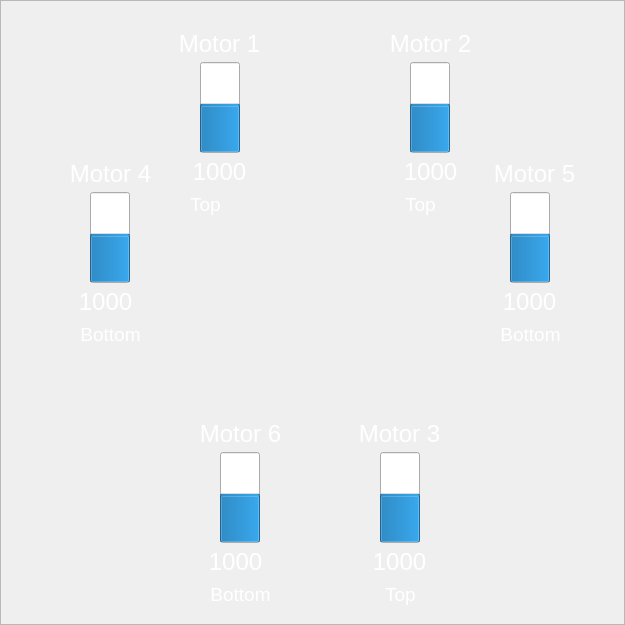
           <widget class="QFrame" name="Y6Frame">
            <property name="sizePolicy">
             <sizepolicy hsizetype="Fixed" vsizetype="Fixed">
              <horstretch>0</horstretch>
              <verstretch>0</verstretch>
             </sizepolicy>
            </property>
            <property name="minimumSize">
             <size>
              <width>625</width>
              <height>625</height>
             </size>
            </property>
            <property name="maximumSize">
             <size>
              <width>625</width>
              <height>625</height>
             </size>
            </property>
            <property name="frameShape">
             <enum>QFrame::StyledPanel</enum>
            </property>
            <property name="frameShadow">
             <enum>QFrame::Raised</enum>
            </property>
            <widget class="QFrame" name="Y63">
             <property name="geometry">
              <rect>
               <x>320</x>
               <y>410</y>
               <width>175</width>
               <height>175</height>
              </rect>
             </property>
             <property name="sizePolicy">
              <sizepolicy hsizetype="Fixed" vsizetype="Fixed">
               <horstretch>0</horstretch>
               <verstretch>0</verstretch>
              </sizepolicy>
             </property>
             <property name="minimumSize">
              <size>
               <width>175</width>
               <height>175</height>
              </size>
             </property>
             <property name="maximumSize">
              <size>
               <width>175</width>
               <height>175</height>
              </size>
             </property>
             <property name="styleSheet">
              <string notr="true">QFrame
{
   background-color: rgba(255, 255, 255, 0);
   border-image: url(:/images/resources/CW.png) 0 0 0 0 stretch stretch;
   border-width: 0px;
}</string>
             </property>
             <property name="frameShape">
              <enum>QFrame::StyledPanel</enum>
             </property>
             <property name="frameShadow">
              <enum>QFrame::Raised</enum>
             </property>
             <widget class="QLabel" name="Y63Value">
              <property name="geometry">
               <rect>
                <x>9</x>
                <y>137</y>
                <width>141</width>
                <height>29</height>
               </rect>
              </property>
              <property name="font">
               <font>
                <pointsize>18</pointsize>
               </font>
              </property>
              <property name="styleSheet">
               <string notr="true">color:white;
border-image:none;</string>
              </property>
              <property name="text">
               <string>1000</string>
              </property>
              <property name="alignment">
               <set>Qt::AlignCenter</set>
              </property>
             </widget>
             <widget class="QLabel" name="Y63Label">
              <property name="geometry">
               <rect>
                <x>9</x>
                <y>9</y>
                <width>141</width>
                <height>29</height>
               </rect>
              </property>
              <property name="font">
               <font>
                <pointsize>18</pointsize>
               </font>
              </property>
              <property name="styleSheet">
               <string notr="true">color:white;
border-image:none;</string>
              </property>
              <property name="text">
               <string>Motor 3</string>
              </property>
              <property name="alignment">
               <set>Qt::AlignCenter</set>
              </property>
             </widget>
             <widget class="QProgressBar" name="Y63Motor">
              <property name="geometry">
               <rect>
                <x>60</x>
                <y>42</y>
                <width>40</width>
                <height>91</height>
               </rect>
              </property>
              <property name="sizePolicy">
               <sizepolicy hsizetype="Fixed" vsizetype="Expanding">
                <horstretch>0</horstretch>
                <verstretch>0</verstretch>
               </sizepolicy>
              </property>
              <property name="minimumSize">
               <size>
                <width>40</width>
                <height>0</height>
               </size>
              </property>
              <property name="maximumSize">
               <size>
                <width>50</width>
                <height>16777215</height>
               </size>
              </property>
              <property name="minimum">
               <number>1000</number>
              </property>
              <property name="maximum">
               <number>2000</number>
              </property>
              <property name="value">
               <number>1500</number>
              </property>
              <property name="alignment">
               <set>Qt::AlignCenter</set>
              </property>
              <property name="textVisible">
               <bool>false</bool>
              </property>
              <property name="orientation">
               <enum>Qt::Vertical</enum>
              </property>
              <property name="invertedAppearance">
               <bool>false</bool>
              </property>
             </widget>
            </widget>
            <widget class="QFrame" name="Y61">
             <property name="geometry">
              <rect>
               <x>140</x>
               <y>20</y>
               <width>175</width>
               <height>175</height>
              </rect>
             </property>
             <property name="sizePolicy">
              <sizepolicy hsizetype="Fixed" vsizetype="Fixed">
               <horstretch>0</horstretch>
               <verstretch>0</verstretch>
              </sizepolicy>
             </property>
             <property name="minimumSize">
              <size>
               <width>175</width>
               <height>175</height>
              </size>
             </property>
             <property name="maximumSize">
              <size>
               <width>175</width>
               <height>175</height>
              </size>
             </property>
             <property name="styleSheet">
              <string notr="true">QFrame
{
   background-color: rgba(255, 255, 255, 0);
   border-image: url(:/images/resources/CW.png) 0 0 0 0 stretch stretch;
   border-width: 0px;
}</string>
             </property>
             <property name="frameShape">
              <enum>QFrame::StyledPanel</enum>
             </property>
             <property name="frameShadow">
              <enum>QFrame::Raised</enum>
             </property>
             <widget class="QLabel" name="Y61Label">
              <property name="geometry">
               <rect>
                <x>9</x>
                <y>9</y>
                <width>141</width>
                <height>29</height>
               </rect>
              </property>
              <property name="font">
               <font>
                <pointsize>18</pointsize>
               </font>
              </property>
              <property name="styleSheet">
               <string notr="true">color:white;
border-image:none;</string>
              </property>
              <property name="text">
               <string>Motor 1</string>
              </property>
              <property name="alignment">
               <set>Qt::AlignCenter</set>
              </property>
             </widget>
             <widget class="QLabel" name="Y61Value">
              <property name="geometry">
               <rect>
                <x>9</x>
                <y>137</y>
                <width>141</width>
                <height>29</height>
               </rect>
              </property>
              <property name="font">
               <font>
                <pointsize>18</pointsize>
               </font>
              </property>
              <property name="styleSheet">
               <string notr="true">color:white;
border-image:none;</string>
              </property>
              <property name="text">
               <string>1000</string>
              </property>
              <property name="alignment">
               <set>Qt::AlignCenter</set>
              </property>
             </widget>
             <widget class="QProgressBar" name="Y61Motor">
              <property name="geometry">
               <rect>
                <x>60</x>
                <y>42</y>
                <width>40</width>
                <height>91</height>
               </rect>
              </property>
              <property name="sizePolicy">
               <sizepolicy hsizetype="Fixed" vsizetype="Expanding">
                <horstretch>0</horstretch>
                <verstretch>0</verstretch>
               </sizepolicy>
              </property>
              <property name="minimumSize">
               <size>
                <width>40</width>
                <height>0</height>
               </size>
              </property>
              <property name="maximumSize">
               <size>
                <width>50</width>
                <height>16777215</height>
               </size>
              </property>
              <property name="minimum">
               <number>1000</number>
              </property>
              <property name="maximum">
               <number>2000</number>
              </property>
              <property name="value">
               <number>1500</number>
              </property>
              <property name="alignment">
               <set>Qt::AlignCenter</set>
              </property>
              <property name="textVisible">
               <bool>false</bool>
              </property>
              <property name="orientation">
               <enum>Qt::Vertical</enum>
              </property>
              <property name="invertedAppearance">
               <bool>false</bool>
              </property>
             </widget>
            </widget>
            <widget class="QFrame" name="Y66">
             <property name="geometry">
              <rect>
               <x>140</x>
               <y>410</y>
               <width>175</width>
               <height>175</height>
              </rect>
             </property>
             <property name="sizePolicy">
              <sizepolicy hsizetype="Fixed" vsizetype="Fixed">
               <horstretch>0</horstretch>
               <verstretch>0</verstretch>
              </sizepolicy>
             </property>
             <property name="minimumSize">
              <size>
               <width>175</width>
               <height>175</height>
              </size>
             </property>
             <property name="maximumSize">
              <size>
               <width>175</width>
               <height>175</height>
              </size>
             </property>
             <property name="styleSheet">
              <string notr="true">QFrame
{
   background-color: rgba(255, 255, 255, 0);
   border-image: url(:/images/resources/CCW.png) 0 0 0 0 stretch stretch;
   border-width: 0px;
}</string>
             </property>
             <property name="frameShape">
              <enum>QFrame::StyledPanel</enum>
             </property>
             <property name="frameShadow">
              <enum>QFrame::Raised</enum>
             </property>
             <widget class="QLabel" name="Y66Label">
              <property name="geometry">
               <rect>
                <x>35</x>
                <y>9</y>
                <width>131</width>
                <height>29</height>
               </rect>
              </property>
              <property name="font">
               <font>
                <pointsize>18</pointsize>
               </font>
              </property>
              <property name="styleSheet">
               <string notr="true">color:white;
border-image:none;</string>
              </property>
              <property name="text">
               <string>Motor 6</string>
              </property>
              <property name="alignment">
               <set>Qt::AlignCenter</set>
              </property>
             </widget>
             <widget class="QLabel" name="Y66Value">
              <property name="geometry">
               <rect>
                <x>35</x>
                <y>137</y>
                <width>121</width>
                <height>29</height>
               </rect>
              </property>
              <property name="font">
               <font>
                <pointsize>18</pointsize>
               </font>
              </property>
              <property name="styleSheet">
               <string notr="true">color:white;
border-image:none;</string>
              </property>
              <property name="text">
               <string>1000</string>
              </property>
              <property name="alignment">
               <set>Qt::AlignCenter</set>
              </property>
             </widget>
             <widget class="QProgressBar" name="Y66Motor">
              <property name="geometry">
               <rect>
                <x>80</x>
                <y>42</y>
                <width>40</width>
                <height>91</height>
               </rect>
              </property>
              <property name="sizePolicy">
               <sizepolicy hsizetype="Fixed" vsizetype="Expanding">
                <horstretch>0</horstretch>
                <verstretch>0</verstretch>
               </sizepolicy>
              </property>
              <property name="minimumSize">
               <size>
                <width>40</width>
                <height>0</height>
               </size>
              </property>
              <property name="maximumSize">
               <size>
                <width>50</width>
                <height>16777215</height>
               </size>
              </property>
              <property name="minimum">
               <number>1000</number>
              </property>
              <property name="maximum">
               <number>2000</number>
              </property>
              <property name="value">
               <number>1500</number>
              </property>
              <property name="alignment">
               <set>Qt::AlignCenter</set>
              </property>
              <property name="textVisible">
               <bool>false</bool>
              </property>
              <property name="orientation">
               <enum>Qt::Vertical</enum>
              </property>
              <property name="invertedAppearance">
               <bool>false</bool>
              </property>
             </widget>
            </widget>
            <widget class="QFrame" name="Y6FCB">
             <property name="geometry">
              <rect>
               <x>230</x>
               <y>230</y>
               <width>175</width>
               <height>175</height>
              </rect>
             </property>
             <property name="sizePolicy">
              <sizepolicy hsizetype="Fixed" vsizetype="Fixed">
               <horstretch>0</horstretch>
               <verstretch>0</verstretch>
              </sizepolicy>
             </property>
             <property name="minimumSize">
              <size>
               <width>175</width>
               <height>175</height>
              </size>
             </property>
             <property name="maximumSize">
              <size>
               <width>175</width>
               <height>175</height>
              </size>
             </property>
             <property name="styleSheet">
              <string notr="true">background-color: rgba(255, 255, 255, 0);
image: url(:/images/resources/AQ32Sticker.png);</string>
             </property>
             <property name="frameShape">
              <enum>QFrame::StyledPanel</enum>
             </property>
             <property name="frameShadow">
              <enum>QFrame::Raised</enum>
             </property>
            </widget>
            <widget class="QFrame" name="Y65">
             <property name="geometry">
              <rect>
               <x>450</x>
               <y>150</y>
               <width>175</width>
               <height>175</height>
              </rect>
             </property>
             <property name="sizePolicy">
              <sizepolicy hsizetype="Fixed" vsizetype="Fixed">
               <horstretch>0</horstretch>
               <verstretch>0</verstretch>
              </sizepolicy>
             </property>
             <property name="minimumSize">
              <size>
               <width>175</width>
               <height>175</height>
              </size>
             </property>
             <property name="maximumSize">
              <size>
               <width>175</width>
               <height>175</height>
              </size>
             </property>
             <property name="layoutDirection">
              <enum>Qt::LeftToRight</enum>
             </property>
             <property name="styleSheet">
              <string notr="true">QFrame
{
   background-color: rgba(255, 255, 255, 0);
   border-image: url(:/images/resources/CW.png) 0 0 0 0 stretch stretch;
   border-width: 0px;
}</string>
             </property>
             <property name="frameShape">
              <enum>QFrame::StyledPanel</enum>
             </property>
             <property name="frameShadow">
              <enum>QFrame::Raised</enum>
             </property>
             <widget class="QLabel" name="Y65Value">
              <property name="geometry">
               <rect>
                <x>9</x>
                <y>137</y>
                <width>141</width>
                <height>29</height>
               </rect>
              </property>
              <property name="font">
               <font>
                <pointsize>18</pointsize>
               </font>
              </property>
              <property name="styleSheet">
               <string notr="true">color:white;
border-image:none;</string>
              </property>
              <property name="text">
               <string>1000</string>
              </property>
              <property name="alignment">
               <set>Qt::AlignCenter</set>
              </property>
             </widget>
             <widget class="QLabel" name="Y65Label">
              <property name="geometry">
               <rect>
                <x>9</x>
                <y>9</y>
                <width>151</width>
                <height>29</height>
               </rect>
              </property>
              <property name="font">
               <font>
                <pointsize>18</pointsize>
               </font>
              </property>
              <property name="styleSheet">
               <string notr="true">color:white;
border-image:none;</string>
              </property>
              <property name="text">
               <string>Motor 5</string>
              </property>
              <property name="alignment">
               <set>Qt::AlignCenter</set>
              </property>
             </widget>
             <widget class="QProgressBar" name="Y65Motor">
              <property name="geometry">
               <rect>
                <x>60</x>
                <y>42</y>
                <width>40</width>
                <height>91</height>
               </rect>
              </property>
              <property name="sizePolicy">
               <sizepolicy hsizetype="Fixed" vsizetype="Expanding">
                <horstretch>0</horstretch>
                <verstretch>0</verstretch>
               </sizepolicy>
              </property>
              <property name="minimumSize">
               <size>
                <width>40</width>
                <height>0</height>
               </size>
              </property>
              <property name="maximumSize">
               <size>
                <width>50</width>
                <height>16777215</height>
               </size>
              </property>
              <property name="minimum">
               <number>1000</number>
              </property>
              <property name="maximum">
               <number>2000</number>
              </property>
              <property name="value">
               <number>1500</number>
              </property>
              <property name="alignment">
               <set>Qt::AlignCenter</set>
              </property>
              <property name="textVisible">
               <bool>false</bool>
              </property>
              <property name="orientation">
               <enum>Qt::Vertical</enum>
              </property>
              <property name="invertedAppearance">
               <bool>false</bool>
              </property>
             </widget>
            </widget>
            <widget class="QFrame" name="Y62">
             <property name="geometry">
              <rect>
               <x>330</x>
               <y>20</y>
               <width>175</width>
               <height>175</height>
              </rect>
             </property>
             <property name="sizePolicy">
              <sizepolicy hsizetype="Fixed" vsizetype="Fixed">
               <horstretch>0</horstretch>
               <verstretch>0</verstretch>
              </sizepolicy>
             </property>
             <property name="minimumSize">
              <size>
               <width>175</width>
               <height>175</height>
              </size>
             </property>
             <property name="maximumSize">
              <size>
               <width>150</width>
               <height>150</height>
              </size>
             </property>
             <property name="styleSheet">
              <string notr="true">QFrame
{
   background-color: rgba(255, 255, 255, 0);
   border-image: url(:/images/resources/CCW.png) 0 0 0 0 stretch stretch;
   border-width: 0px;
}</string>
             </property>
             <property name="frameShape">
              <enum>QFrame::StyledPanel</enum>
             </property>
             <property name="frameShadow">
              <enum>QFrame::Raised</enum>
             </property>
             <widget class="QLabel" name="Y62Value">
              <property name="geometry">
               <rect>
                <x>35</x>
                <y>137</y>
                <width>131</width>
                <height>29</height>
               </rect>
              </property>
              <property name="font">
               <font>
                <pointsize>18</pointsize>
               </font>
              </property>
              <property name="styleSheet">
               <string notr="true">color:white;
border-image:none;</string>
              </property>
              <property name="text">
               <string>1000</string>
              </property>
              <property name="alignment">
               <set>Qt::AlignCenter</set>
              </property>
             </widget>
             <widget class="QLabel" name="Y62Label">
              <property name="geometry">
               <rect>
                <x>35</x>
                <y>9</y>
                <width>131</width>
                <height>29</height>
               </rect>
              </property>
              <property name="font">
               <font>
                <pointsize>18</pointsize>
               </font>
              </property>
              <property name="styleSheet">
               <string notr="true">color:white;
border-image:none;</string>
              </property>
              <property name="text">
               <string>Motor 2</string>
              </property>
              <property name="alignment">
               <set>Qt::AlignCenter</set>
              </property>
             </widget>
             <widget class="QProgressBar" name="Y62Motor">
              <property name="geometry">
               <rect>
                <x>80</x>
                <y>42</y>
                <width>40</width>
                <height>91</height>
               </rect>
              </property>
              <property name="sizePolicy">
               <sizepolicy hsizetype="Fixed" vsizetype="Expanding">
                <horstretch>0</horstretch>
                <verstretch>0</verstretch>
               </sizepolicy>
              </property>
              <property name="minimumSize">
               <size>
                <width>40</width>
                <height>0</height>
               </size>
              </property>
              <property name="maximumSize">
               <size>
                <width>50</width>
                <height>16777215</height>
               </size>
              </property>
              <property name="minimum">
               <number>1000</number>
              </property>
              <property name="maximum">
               <number>2000</number>
              </property>
              <property name="value">
               <number>1500</number>
              </property>
              <property name="alignment">
               <set>Qt::AlignCenter</set>
              </property>
              <property name="textVisible">
               <bool>false</bool>
              </property>
              <property name="orientation">
               <enum>Qt::Vertical</enum>
              </property>
              <property name="invertedAppearance">
               <bool>false</bool>
              </property>
             </widget>
            </widget>
            <widget class="QFrame" name="Y64">
             <property name="geometry">
              <rect>
               <x>10</x>
               <y>150</y>
               <width>175</width>
               <height>175</height>
              </rect>
             </property>
             <property name="sizePolicy">
              <sizepolicy hsizetype="Fixed" vsizetype="Fixed">
               <horstretch>0</horstretch>
               <verstretch>0</verstretch>
              </sizepolicy>
             </property>
             <property name="minimumSize">
              <size>
               <width>175</width>
               <height>175</height>
              </size>
             </property>
             <property name="maximumSize">
              <size>
               <width>175</width>
               <height>175</height>
              </size>
             </property>
             <property name="styleSheet">
              <string notr="true">QFrame
{
   background-color: rgba(255, 255, 255, 0);
   border-image: url(:/images/resources/CCW.png) 0 0 0 0 stretch stretch;
   border-width: 0px;
}</string>
             </property>
             <property name="frameShape">
              <enum>QFrame::StyledPanel</enum>
             </property>
             <property name="frameShadow">
              <enum>QFrame::Raised</enum>
             </property>
             <widget class="QLabel" name="Y64Label">
              <property name="geometry">
               <rect>
                <x>35</x>
                <y>9</y>
                <width>131</width>
                <height>29</height>
               </rect>
              </property>
              <property name="font">
               <font>
                <pointsize>18</pointsize>
               </font>
              </property>
              <property name="styleSheet">
               <string notr="true">color:white;
border-image:none;</string>
              </property>
              <property name="text">
               <string>Motor 4</string>
              </property>
              <property name="alignment">
               <set>Qt::AlignCenter</set>
              </property>
             </widget>
             <widget class="QLabel" name="Y64Value">
              <property name="geometry">
               <rect>
                <x>35</x>
                <y>137</y>
                <width>121</width>
                <height>29</height>
               </rect>
              </property>
              <property name="font">
               <font>
                <pointsize>18</pointsize>
               </font>
              </property>
              <property name="styleSheet">
               <string notr="true">color:white;
border-image:none;</string>
              </property>
              <property name="text">
               <string>1000</string>
              </property>
              <property name="alignment">
               <set>Qt::AlignCenter</set>
              </property>
             </widget>
             <widget class="QProgressBar" name="Y64Motor">
              <property name="geometry">
               <rect>
                <x>80</x>
                <y>42</y>
                <width>40</width>
                <height>91</height>
               </rect>
              </property>
              <property name="sizePolicy">
               <sizepolicy hsizetype="Fixed" vsizetype="Expanding">
                <horstretch>0</horstretch>
                <verstretch>0</verstretch>
               </sizepolicy>
              </property>
              <property name="minimumSize">
               <size>
                <width>40</width>
                <height>0</height>
               </size>
              </property>
              <property name="maximumSize">
               <size>
                <width>50</width>
                <height>16777215</height>
               </size>
              </property>
              <property name="minimum">
               <number>1000</number>
              </property>
              <property name="maximum">
               <number>2000</number>
              </property>
              <property name="value">
               <number>1500</number>
              </property>
              <property name="alignment">
               <set>Qt::AlignCenter</set>
              </property>
              <property name="textVisible">
               <bool>false</bool>
              </property>
              <property name="orientation">
               <enum>Qt::Vertical</enum>
              </property>
              <property name="invertedAppearance">
               <bool>false</bool>
              </property>
             </widget>
            </widget>
            <widget class="QLabel" name="Y6Motor1TopLabel">
             <property name="geometry">
              <rect>
               <x>170</x>
               <y>190</y>
               <width>71</width>
               <height>29</height>
              </rect>
             </property>
             <property name="font">
              <font>
               <pointsize>14</pointsize>
              </font>
             </property>
             <property name="styleSheet">
              <string notr="true">color:white;
border-image:none;</string>
             </property>
             <property name="text">
              <string>Top</string>
             </property>
             <property name="alignment">
              <set>Qt::AlignCenter</set>
             </property>
            </widget>
            <widget class="QLabel" name="Y64BottomLabel">
             <property name="geometry">
              <rect>
               <x>60</x>
               <y>320</y>
               <width>101</width>
               <height>29</height>
              </rect>
             </property>
             <property name="font">
              <font>
               <pointsize>14</pointsize>
              </font>
             </property>
             <property name="styleSheet">
              <string notr="true">color:white;
border-image:none;</string>
             </property>
             <property name="text">
              <string>Bottom</string>
             </property>
             <property name="alignment">
              <set>Qt::AlignCenter</set>
             </property>
            </widget>
            <widget class="QLabel" name="Y62TopLabel">
             <property name="geometry">
              <rect>
               <x>380</x>
               <y>190</y>
               <width>81</width>
               <height>29</height>
              </rect>
             </property>
             <property name="font">
              <font>
               <pointsize>14</pointsize>
              </font>
             </property>
             <property name="styleSheet">
              <string notr="true">color:white;
border-image:none;</string>
             </property>
             <property name="text">
              <string>Top</string>
             </property>
             <property name="alignment">
              <set>Qt::AlignCenter</set>
             </property>
            </widget>
            <widget class="QLabel" name="Y65BottomLabel">
             <property name="geometry">
              <rect>
               <x>480</x>
               <y>320</y>
               <width>101</width>
               <height>29</height>
              </rect>
             </property>
             <property name="font">
              <font>
               <pointsize>14</pointsize>
              </font>
             </property>
             <property name="styleSheet">
              <string notr="true">color:white;
border-image:none;</string>
             </property>
             <property name="text">
              <string>Bottom</string>
             </property>
             <property name="alignment">
              <set>Qt::AlignCenter</set>
             </property>
            </widget>
            <widget class="QLabel" name="Y63TopLabel">
             <property name="geometry">
              <rect>
               <x>360</x>
               <y>580</y>
               <width>81</width>
               <height>29</height>
              </rect>
             </property>
             <property name="font">
              <font>
               <pointsize>14</pointsize>
              </font>
             </property>
             <property name="styleSheet">
              <string notr="true">color:white;
border-image:none;</string>
             </property>
             <property name="text">
              <string>Top</string>
             </property>
             <property name="alignment">
              <set>Qt::AlignCenter</set>
             </property>
            </widget>
            <widget class="QLabel" name="Y66BottomLabel">
             <property name="geometry">
              <rect>
               <x>190</x>
               <y>580</y>
               <width>101</width>
               <height>29</height>
              </rect>
             </property>
             <property name="font">
              <font>
               <pointsize>14</pointsize>
              </font>
             </property>
             <property name="styleSheet">
              <string notr="true">color:white;
border-image:none;</string>
             </property>
             <property name="text">
              <string>Bottom</string>
             </property>
             <property name="alignment">
              <set>Qt::AlignCenter</set>
             </property>
            </widget>
           </widget>
